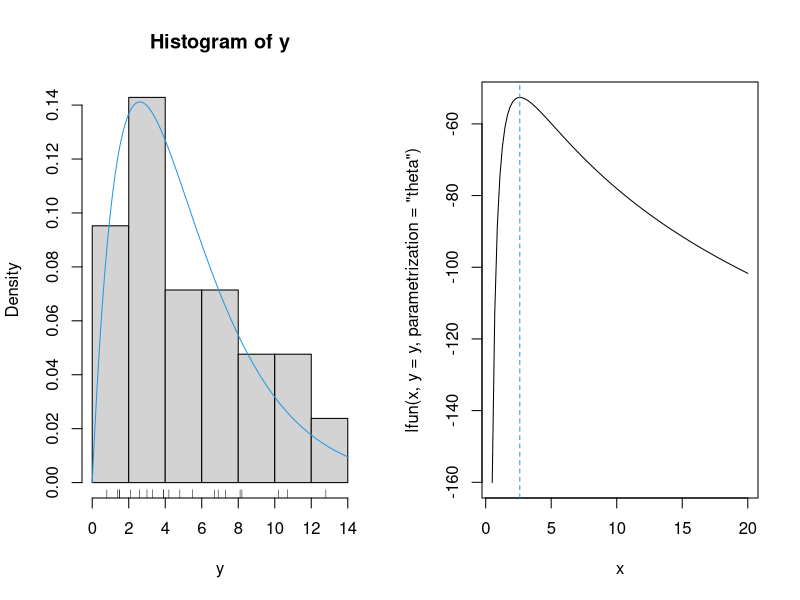
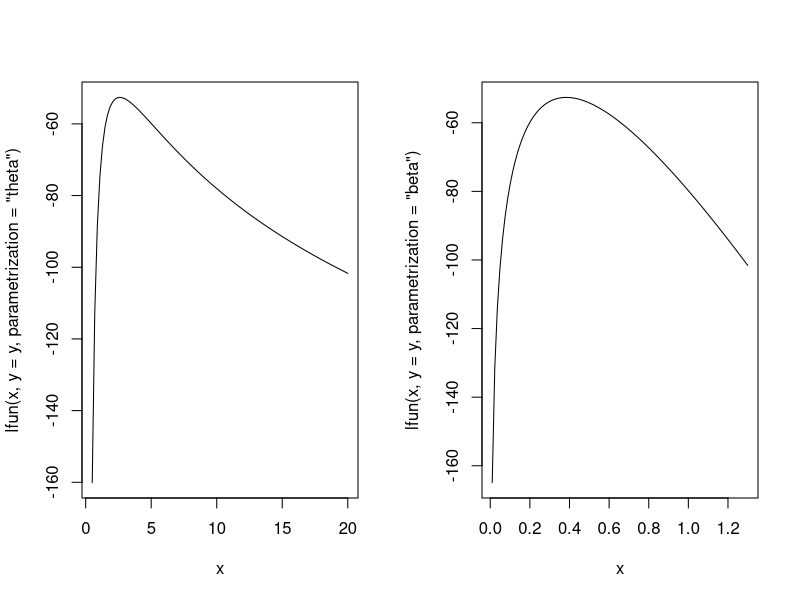
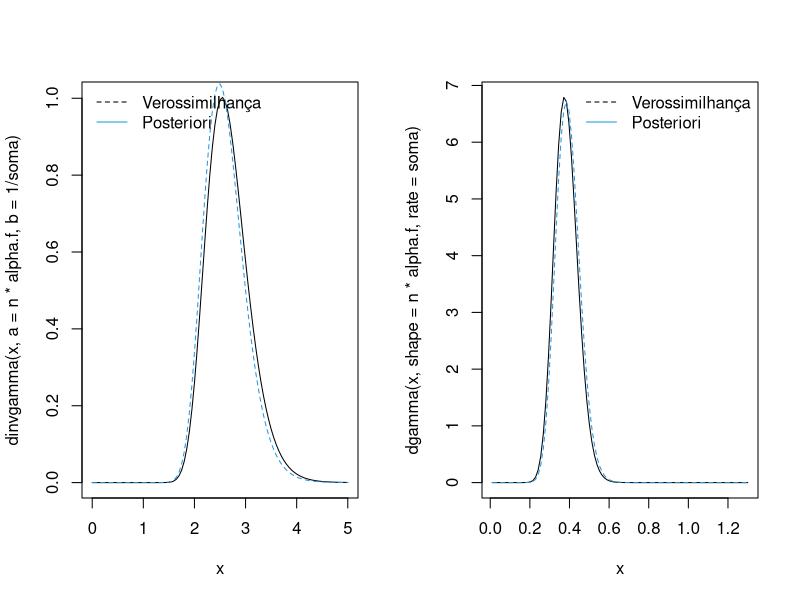

Here is the R script that generated these plots, in order:
## ---- chunk 1

##-------------------------------------------
## Definições knitr
library(knitr)
opts_chunk$set(
    cache = FALSE,
    echo = TRUE,
    out.width = "1\\textwidth",
    fig.align = "center",
    fig.width = 8,
    fig.heiht = 5,
    dev.args = list(family = "Palatino"),
    comment = "",
    fig.pos = "H"
    )

##-------------------------------------------
## Pacotes Gerais
library(lattice)
library(latticeExtra)

##-------------------------------------------
## Dados
y <- c(0.8, 1.5, 2.6, 1.5, 1.4, 2.1, 3.9, 3.3, 3, 3.9, 4.2, 4.8, 6.9,
       5.5, 7.3, 6.7, 8.2, 8.1, 10.2, 10.7, 12.8)

## ---- chunk 2

y

## ---- chunk 3

##-------------------------------------------
## Obtendo as estimativas analiticamente
alpha.f <- 2
MLEana <- sum(y) / (length(y)*alpha.f); MLEana

sum(y) / (length(y)*alpha.f)
(length(y)*alpha.f) / sum(y)

## ---- chunk 4

## Escore
Ufun <- function(par, alpha = alpha.f, y,
                 parametrization = c("theta", "alpha")) {
    n <- length(y); soma <- sum(y)
    out <- -n * alpha * par^(-1)
    if (parametrization[1] == "beta") {
        out <- out + soma
    } else {
        out <- out + soma * par^(-2)
    }
    return(out)
}

## Hessiana
Hfun <- function(theta, alpha = alpha.f, y,
                 parametrization = c("theta", "alpha")) {
    n <- length(y)
    out <- -n * alpha * theta^(-2)
    if (parametrization[1] == "theta") {
        out <- -out - 2 * sum(y) * theta^(-3)
    }
    return(out)
}

## Informação esperada
Iefun <- function(theta, alpha = alpha.f, y) {
    ## Invariante a parametrização
    n <- length(y)
    out <- n * alpha * theta^(-2)
    return(out)
}


## ---- chunk 5

## log-verossimilhança
lfun <- function(par, alpha = alpha.f, y, log = TRUE,
                 parametrization = c("theta", "beta")) {
    if (parametrization[1] == "beta") {
        theta <- 1/par
    } else {
        theta <- par
    }
    n <- length(y)
    ## res <- sum(dgamma(x = y, shape = alpha, scale = theta, log = TRUE))
    out <- -n * alpha * log(theta) - n * lgamma(alpha) +
        (alpha - 1) * sum(log(y)) - theta^(-1) * sum(y)
    if(!log) out <- exp(out)
    attr(out, "parametrization") <- parametrization
    attr(out, "alpha") <- alpha.f
    return(out)
}

## ---- chunk 6

## Calculando conforme expressão analitica
alpha.f <- 2
MLEana <- sum(y) / (length(y)*alpha.f)

## Visualizando o ajuste
par(mfrow = c(1, 2))
hist(y, prob = TRUE); rug(y)
curve(dgamma(x, shape = alpha.f, scale = MLEana), col = 4, add = TRUE)
##
curve(lfun(x, y = y, parametrization = "theta"), from = 0.5, to = 20)
abline(v = MLEana, lty = 2, col = 4)

## ---- chunk 7

par(mfrow = c(1, 2))
curve(lfun(x, y = y, parametrization = "theta"), from = 0.5, to = 20)
curve(lfun(x, y = y, parametrization = "beta"), from = 1e-2, to = 1.3)

## ---- chunk 8

## Define a função da densidade da InverseGama
dinvgamma <- function(x, a, b, log = FALSE) {
    res <- ifelse(
        x > 0,
        -a * log(b) - log(gamma(a)) - (a + 1)*log(x) - 1/(b*x),
        -Inf)
    if(!log) res <- exp(res)
    return(res)
}

##-------------------------------------------

## Informações do problema
n <- length(y)
soma <- sum(y)
alpha.f <- 2

par(mfrow = c(1, 2))
## Considerando a parametrização com theta
curve(dinvgamma(x, a = n*alpha.f, b = 1/soma),
      from = 1e-5, to = 5)
curve(dinvgamma(x, a = n*alpha.f + 1, b = 1/soma), add = TRUE,
      lty = 2, col = 4)
legend("topleft", c("Verossimilhança", "Posteriori"),
       lty = c(2, 1), col = c(1, 4), bty = "n")
## Considerando a parametrização com beta
curve(dgamma(x, shape = n*alpha.f, rate = soma),
      from = 1e-2, to = 1.3)
curve(dgamma(x, shape = n*alpha.f + 1, rate = soma), add = TRUE,
      lty = 2, col = 4)
legend("topright", c("Verossimilhança", "Posteriori"),
       lty = c(2, 1), col = c(1, 4), bty = "n")
